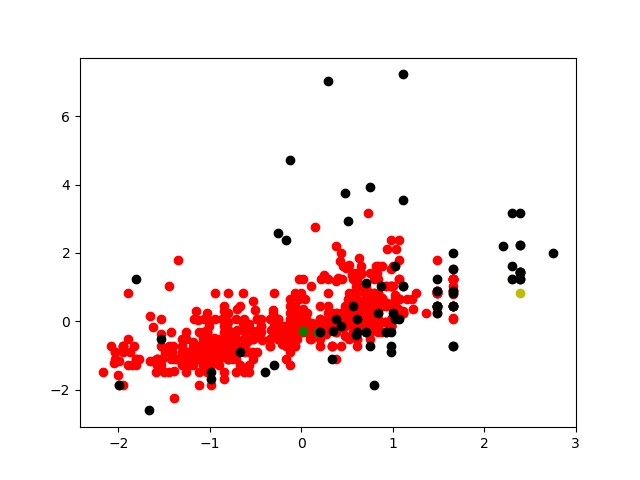

This chart was generated by the following Python code:
#没有调通
#没有应用到现在的数据集上
# Agglomerative Hierarchical Clustering(AHC)

import sys
import pylab as pl
import random as rd
import numpy as np
from operator import itemgetter
from collections import OrderedDict,Counter
from sklearn.preprocessing import StandardScaler

#此处为标准化处理
def standar_scaler(points):
    p = StandardScaler().fit_transform(points)
    return p

FILE = "pokemon.csv";
DELIMITER = ","

class dataset:
  header = []
  data = []
  classes = []
  className = ""

  def __init__(self, inputPath, delimiter):
    inputFile = open(inputPath, 'r', encoding='UTF-8')

    """
        Create the Header
    """
    self.header = inputFile.readline().replace('\r', '').replace('\n', '').split(delimiter)

    """
        Create the data
    """
    for lines in inputFile.readlines():
      line = lines.replace('\n', '').replace('\r', '').split(delimiter)
      self.data.append(line)

    """
        Don't forget to close the opened files
    """
    inputFile.close()

  def getData(self):
    return [[b for b in a] for a in self.data]

  def getClasses(self):
    return [int(a) for a in self.classes]

  def getDataSize(self):
    return len(self.data)

  def getNbHead(self):
    return len(self.header)

  def printHead(self):
    sys.stdout.write("***** Header *****\n%s\n" % (" | ".join(self.header)))

  def printData(self, nbLines=10):
    sys.stdout.write("***** Data %d first lines *****\n" % (nbLines))
    for i in range(nbLines):
      sys.stdout.write("%s\n" % (" | ".join([str(a) for a in self.data[i]])))

  def printClasses(self, nbLines=10):
    sys.stdout.write("***** Classes %s, %d first lines *****\n" % (self.className, nbLines))
    for i in range(nbLines):
      sys.stdout.write("%s\n" % (str(self.classes[i])))

  def removeFeatures(self, indFeatHead, indFeatData):
    """
        Remove column in header with indices:
    """
    self.header = [self.header[i] for i in range(len(self.header)) if i not in indFeatHead]

    """
        Remove column in data with indices:
    """
    self.data = [[example[i] for i in range(len(example)) if i not in indFeatData] for example in self.data]

  def removeMissingValues(self):
    self.data = [example for example in self.data if '' not in example]

  def replaceNominalValues(self, ind, replacement):
    for i in range(len(self.data)):
      self.data[i][ind] = replacement[self.data[i][ind]]

  # inds 是要进行整型转换的属性的列值
  def replaceStringToInt(self, inds):
    for i in range(len(self.data)):
      for j in inds:
        self.data[i][j] = int(self.data[i][j])

  # 难到说这里的float能够自动进行判断是否能够进行转换
  def replaceStringToFloat(self):
    for i in range(len(self.data)):
      self.data[i] = [float(a) for a in self.data[i]]

  # 将一条记录的类型与数据进行分离，这时候data已经进行了更新
  def exctractClass(self, classInd):
    self.className = self.header.pop(classInd)
    for i in range(len(self.data)):
      self.classes.append(self.data[i][classInd])
      self.data[i] = [self.data[i][j] for j in range(len(self.data[i])) if j != classInd]

  def splitTrainTest(self, pourcTrain=0.7):
    nbTrain = int(pourcTrain * len(self.data))
    listInds = range(len(self.data))
    trainInds = rd.sample(listInds, nbTrain)

    trainData = [self.data[i] for i in range(len(self.data)) if i in trainInds]
    testData = [self.data[i] for i in range(len(self.data)) if i not in trainInds]
    trainClass = [int(self.classes[i]) for i in range(len(self.classes)) if i in trainInds]
    testClass = [int(self.classes[i]) for i in range(len(self.classes)) if i not in trainInds]

    return trainData, trainClass, testData, testClass

  @staticmethod
  def computeresults(pred, real):  # Need to be completed
    TPR = {}
    FPR = {}
    listClasses = list(set(real))
    for cla in listClasses:
      nbTP = len([pred[i] for i in range(len(pred)) if pred[i] == cla and pred[i] == real[i]])
      nbRealCla = len([a for a in real if a == cla])
      nbFP = len([pred[i] for i in range(len(pred)) if pred[i] == cla and pred[i] != real[i]])
      nbRealNotCla = len([a for a in real if a != cla])

      TPR[cla] = float(nbTP) / float(nbRealCla)
      FPR[cla] = float(nbFP) / float(nbRealNotCla)

      sys.stdout.write("Class %d: TPR=%f and FPR=%f\n" % (cla, TPR[cla], FPR[cla]))

  def DisDatabase(self, str):
    print("\n" + str + " The dataset:");
    dataset.printHead()
    dataset.printData()

print("*** Readind and precomputing %s ***" % (FILE))
# Create the dataset from CSV file titanic
dataset = dataset(FILE, DELIMITER)

# remove the feature we don't need (Number 0| Name 1| Type_1 2| Type_2 3|
# Generation 11| isLegendary 12| Color 13| hasGender 14| Pr_Male 15| Egg_Group_1 16 | Egg_Group_2 17|
# Body_Style 22)
dataset.removeFeatures([0,1,2,3,11,12,13,14,15,16,17,18,22], [0,1,2,3,11,12,13,14,15,16,17,18,22])
dataset.DisDatabase("After Remove");

# remove examples with missing values ,
print("size of data before removing missing values: %d" % (dataset.getDataSize()))
dataset.removeMissingValues()
print("size of data after removing missing values: %d" % (dataset.getDataSize()))

dataset.replaceStringToFloat();

points = np.array(dataset.data)
points = standar_scaler(points)
print("len of points: " , len(points));

# 初始时每个点指派为单独一簇
groups = [idx for idx in range(len(points))]
# 点与点之间的距离的字典
disP2P = {}

# 计算每个点对之间的距离
for idx1,point1 in enumerate(points):
  for idx2,point2 in enumerate(points):
    if (idx1 < idx2):
      # distance = pow(abs(point1[0]-point2[0]),2) + pow(abs(point1[1]-point2[1]),2)
      distance = 0;
      # 这个地方进行了改变
      for i in range(len(point1)):
        distance += pow(abs(point1[i]-point2[i]),2)
        disP2P[str(idx1)+"#"+str(idx2)] = distance

# 按距离降序将各个点对排序
print("len of dic: " , len(disP2P));
# disP2P = OrderedDict(sorted(disP2P.iteritems(), key=itemgetter(1), reverse=True))
# 安第二个参数进行排序
disP2P = OrderedDict(sorted(disP2P.items(), key=itemgetter(1), reverse=True))
# 当前有的簇个数
groupNum = len(groups)
# 过分合并会带入噪音点的影响，当簇数减为finalGroupNum时，停止合并
finalGroupNum = int(groupNum*0.1)
while groupNum > finalGroupNum:
  # 选取下一个距离最近的点对
  twopoins,distance = disP2P.popitem()
  pointA = int(twopoins.split('#')[0])
  pointB = int(twopoins.split('#')[1])
  pointAGroup = groups[pointA]
  pointBGroup = groups[pointB]
  # 当前距离最近两点若不在同一簇中，将点B所在的簇中的所有点合并到点A所在的簇中，此时当前簇数减1
  if(pointAGroup != pointBGroup):
    for idx in range(len(groups)):
      if groups[idx] == pointBGroup:
        groups[idx] = pointAGroup
    groupNum -= 1

# 选取规模最大的3个簇，其他簇归为噪音点
wantGroupNum = 3
finalGroup = Counter(groups).most_common(wantGroupNum)
finalGroup = [onecount[0] for onecount in finalGroup]
dropPoints = [points[idx] for idx in range(len(points)) if groups[idx] not in finalGroup]
# 打印规模最大的3个簇中的点
group1 = [points[idx] for idx in range(len(points)) if groups[idx]==finalGroup[0]]
group2 = [points[idx] for idx in range(len(points)) if groups[idx]==finalGroup[1]]
group3 = [points[idx] for idx in range(len(points)) if groups[idx]==finalGroup[2]]

pl.plot([eachpoint[0] for eachpoint in group1], [eachpoint[1] for eachpoint in group1], 'or')
pl.plot([eachpoint[0] for eachpoint in group2], [eachpoint[1] for eachpoint in group2], 'oy')
pl.plot([eachpoint[0] for eachpoint in group3], [eachpoint[1] for eachpoint in group3], 'og')
# 打印噪音点，黑色
pl.plot([eachpoint[0] for eachpoint in dropPoints], [eachpoint[1] for eachpoint in dropPoints], 'ok')
pl.show()
